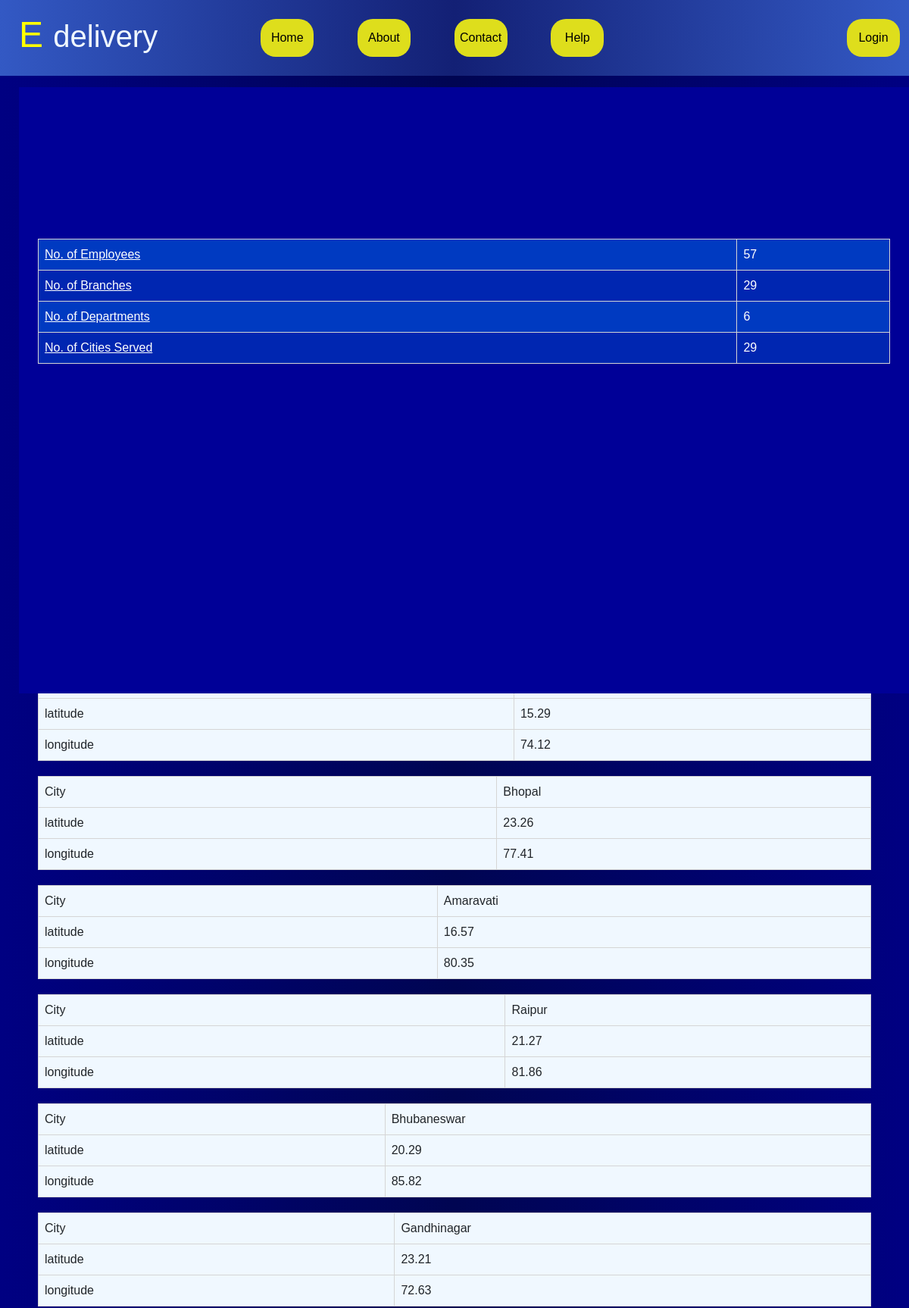
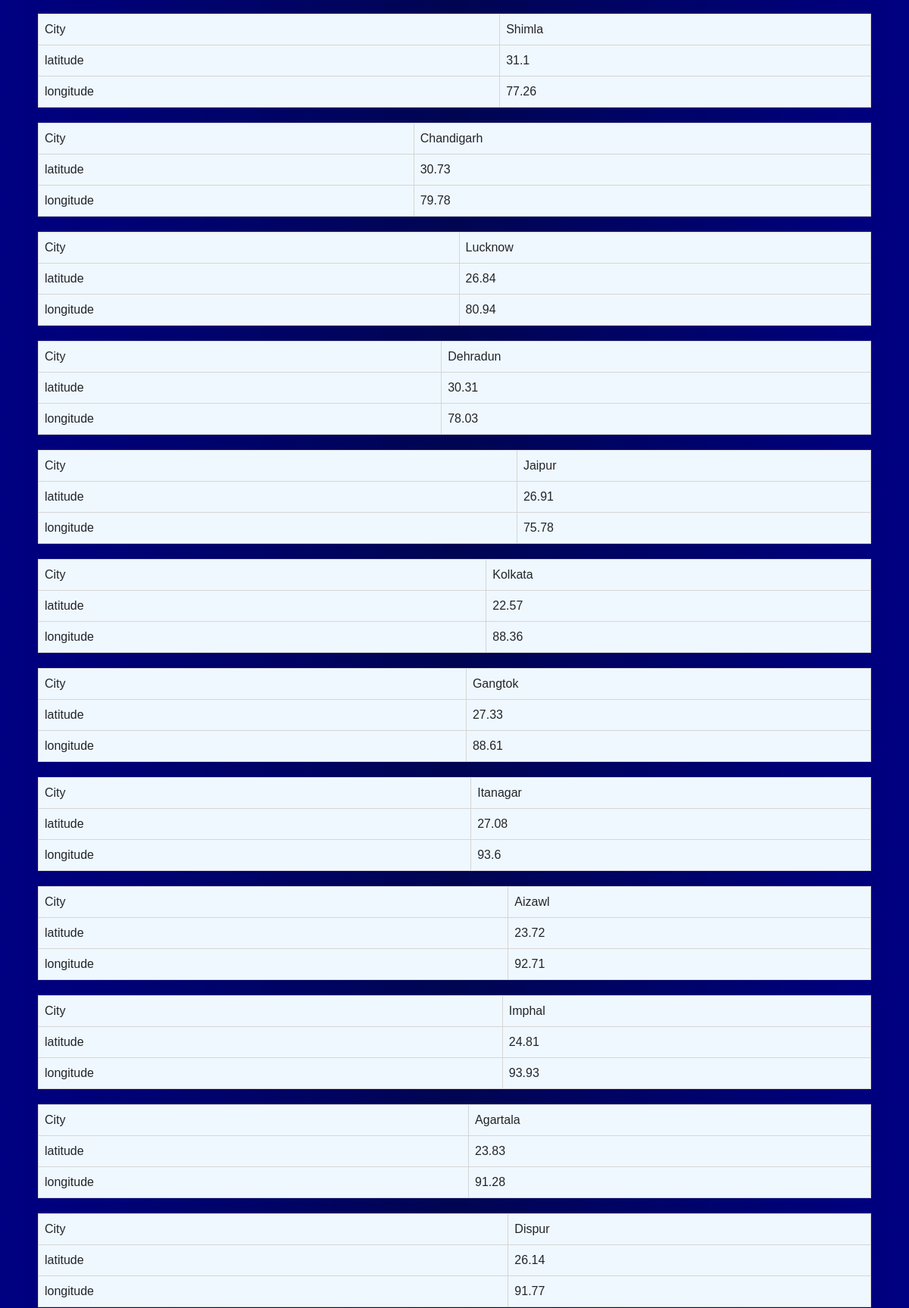
Page /cities_details (upper part) on the committed database (2 pictures, top to bottom).
### courier_service/models.py (models this page shows)
class cities(models.Model):
    name=models.CharField(max_length=50)
    latitude=models.FloatField()
    longitude=models.FloatField()

### courier_service/views.py (the view)
# urls.py: path('cities_details', views.cities_details, name='city_details'),
def cities_details(request):
    orders=Orders.objects.all()
    employees=Employees.objects.all()
    branches=Branches.objects.all()
    departments=Department.objects.all()
    city=cities.objects.all()
    context={
        'x' : len(employees),
        'y' : len(branches),
        'z' : len(departments),
        'c' : len(city),
        'o' : len(orders),
        'cities' : city
    }
    return render(request, 'cities_details.html',context)

### courier_service/templates/cities_details.html (shortened to what this page needs)
{% extends "layout.html" %}
{% load static %}
{% block csslink %}
<link rel="stylesheet" href="{% static "css/employee.css" %}">
{% endblock %}
{% block pagebody %}
    <div class="employee_container">
        <div class="employee_container_control">
            <div class="employee_details">
                <div class="emp_img"></div>
                <div class="emp_detail_container">
                    <table>
                        <td><a href="/emp_details" type="button" style="color:white">No. of Employees</a></td>
                        <td>{{x}}</td></a>
                        <tr>
                        <td><a href="/branch_details" type="button" style="color:white">No. of Branches</a></td>
                        <td>{{y}}</td>
                        </tr>
                        <tr>
                        <td><a href="/dept_details" type="button" style="color:white">No. of Departments</a></td>
                        <td>{{z}}</td>
                        </tr>
                        <tr>
                        <td><a href="/cities_details" type="button" style="color:white">No. of Cities Served</a></td>
                        <td>{{c}}</td>
                        </tr>
                    </table>
                </div>
            </div>
            <div class="parcel_details">
                   {%for i in cities%}
                    <div class="order_card">
                        <table>
                            <tr>
                                <td>City </td>
                                <td>{{i.name}}</td>
                            </tr>
                        <tr>
                            <td>latitude</td>
                            <td>{{i.latitude}}
                            </td>
                        </tr>
                        <tr>
                            <td>longitude</td>
                            <td>{{i.longitude}}</td>
                        </tr>
                    </table>
                </div>
               {%endfor%}
            </div>
        </div>
    </div>
{%endblock%}

### courier_service/static/css/navbar.css (style rules this page uses)
* { margin: 0; padding: 0; box-sizing: border-box; font-family: 'Open Sans',sans-serif; }
body { background-color: #0a0027; }

### courier_service/static/css/employee.css (style rules this page uses)
* { margin: 0; padding: 0; box-sizing: border-box; font-family: 'Open-Sans',sans-serif; }
body { background-image: linear-gradient(to right,#000082,#000552,#000082); }
.employee_container { padding-right: 10px; padding-left: 10px; margin-top: 15px; margin-right: auto; margin-left: auto; }
@media (min-width: 768px) { .employee_container { width: 750px; } }
@media (min-width: 992px) { .employee_container { width: 970px; } }
@media (min-width: 1200px) { .employee_container { width: 1170px; } }
.employee_container_control { display: flex; }
.employee_details { width: 100%; background-color: #000097; padding: 25px; position : fixed; }
@media (min-width: 900px) { .employee_details { height: 100vh; } }
.emp_img { height: 150px; width: 150px; border-radius: 50%; background-image: url("https://upload.wikimedia.org/wikipedia/commons/thumb/b/b8/Sachin-Tendulkar_%28cropped%29.jpg/220px-Sachin-Tendulkar_%28cropped%29.jpg"); background-position: center; background-size: cover; background-repeat: no-repeat; }
.emp_detail_container { margin: 25px; margin-left: 0; }
.parcel_details { margin: 25px; width: 100%; }
.order_card { margin: 20px 0; }
table { font-family: arial, sans-serif; border-collapse: collapse; width: 100%; }
td { border: 1px solid #d5d5d5; text-align: left; padding: 8px; }
.emp_detail_container tr:nth-child(even) { background-color: rgb(0, 38, 177); }
.emp_detail_container tr:nth-child(odd) { background-color: rgb(0, 58, 193); }
.emp_detail_container td { color: #fff; }
.parcel_details table { background-color: aliceblue; }

### rows in the picture
cities: latitude "15.29", longitude "74.12"
cities: name "Bhopal", latitude "23.26", longitude "77.41"
cities: name "Amaravati", latitude "16.57", longitude "80.35"
cities: name "Raipur", latitude "21.27", longitude "81.86"
cities: name "Bhubaneswar", latitude "20.29", longitude "85.82"
cities: name "Gandhinagar", latitude "23.21", longitude "72.63"
cities: name "Shimla", latitude "31.1", longitude "77.26"
cities: name "Chandigarh", latitude "30.73", longitude "79.78"
cities: name "Lucknow", latitude "26.84", longitude "80.94"
cities: name "Dehradun", latitude "30.31", longitude "78.03"
cities: name "Jaipur", latitude "26.91", longitude "75.78"
cities: name "Kolkata", latitude "22.57", longitude "88.36"
cities: name "Gangtok", latitude "27.33", longitude "88.61"
cities: name "Itanagar", latitude "27.08", longitude "93.6"
cities: name "Aizawl", latitude "23.72", longitude "92.71"
cities: name "Imphal", latitude "24.81", longitude "93.93"
cities: name "Agartala", latitude "23.83", longitude "91.28"
cities: name "Dispur", latitude "26.14", longitude "91.77"

### other values in the picture
{{ x }} "57"
{{ y }} "29"
{{ z }} "6"
{{ c }} "29"
